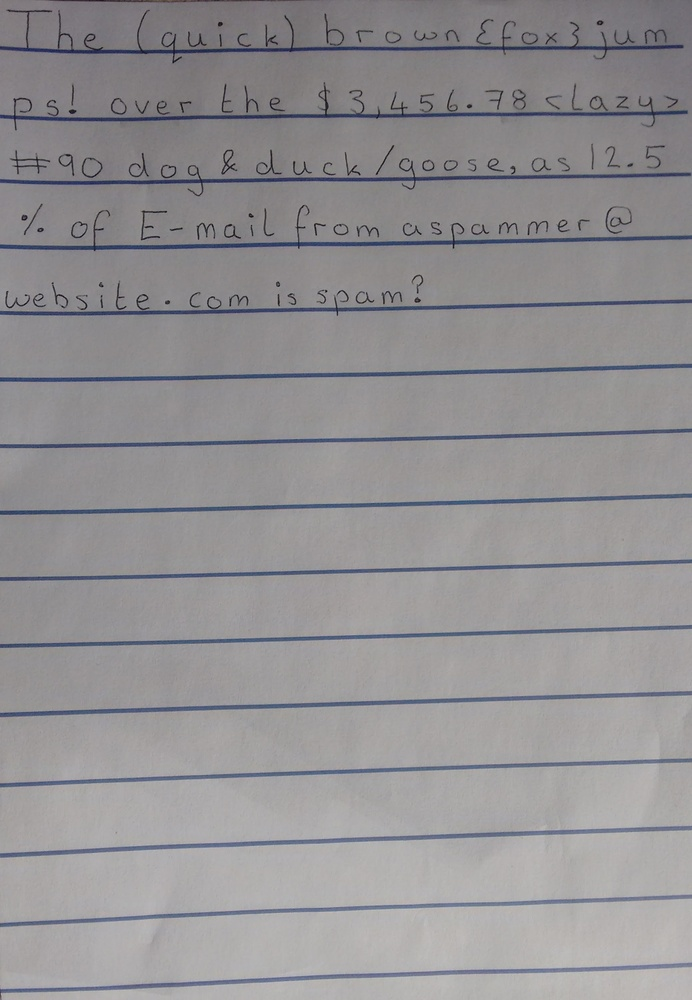
#> input picture tesseract_training_data/testing_tesseract_performance/test_training_blue/eng.ryan.exp0a.jpg, 692 x 1000 px, shrunk from 1810 x 2617 before the run
$ python remove_blue.py eng.ryan.exp0a.jpg
#> lines starting #> are read from the running program, lines starting #| are printed output that depends on the picture; after the words box and inside, x2 and y2 are one past the last pixel; in counts of white or black regions, pixels touching at a corner belong together
import cv2
import numpy as np
import copy
import sys
import os

img = cv2.imread(sys.argv[1])
#> img is the input picture: shape (1000, 692, 3); mean B, G, R 147.2, 144.8, 146.6
height, width, depth = img.shape
#> height = 1000; width = 692; depth = 3

hsv = cv2.cvtColor(img, cv2.COLOR_BGR2HSV)
#> hsv: shape (1000, 692, 3); mean H, S, V 101.4, 10.7, 149.2

lower_blue = np.array([110,50,50])
upper_blue = np.array([130,255,255])

#http://stackoverflow.com/questions/17877940/define-black-region-in-hsv-color-space
lower_black = np.array([0,0,0])
upper_black = np.array([175,20, 95])

kernel = np.ones((2,2),np.uint8)

# OpenCV library tutorials
hsv = cv2.erode(hsv,kernel,iterations = 1)
#> hsv: shape (1000, 692, 3); mean H, S, V 88.4, 8.7, 146.3

#OpenCV library tutorials
mask_black = cv2.inRange(hsv, lower_black, upper_black)
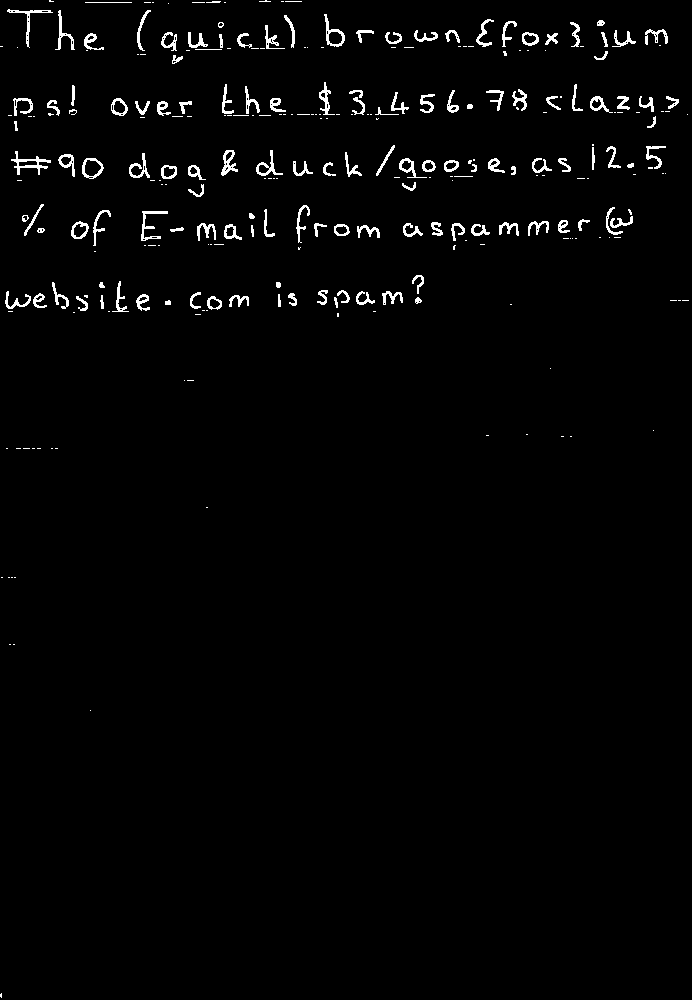
#> mask_black: shape (1000, 692); 2% white in thin lines or dots

# Zeros Adapted from http://stackoverflow.com/questions/16235955/create-a-multichannel-zeros-mat-in-python-with-cv2
mask = np.zeros((height,width),np.uint8)

# Found a better way than itterating over the whole pixels http://stackoverflow.com/questions/30331944/finding-red-color-using-python-opencv
mask[np.where(mask_black == 0)] = 255

kernel = np.ones((5,5),np.uint8)

mask = cv2.erode(mask,kernel,iterations = 1)


thresh7 = cv2.adaptiveThreshold(mask, 255, cv2.ADAPTIVE_THRESH_GAUSSIAN_C, cv2.THRESH_BINARY, 13, 2)


filename, file_extension = os.path.splitext(sys.argv[1])

image_path = filename + ".tiff"

cv2.imwrite(image_path, thresh7)
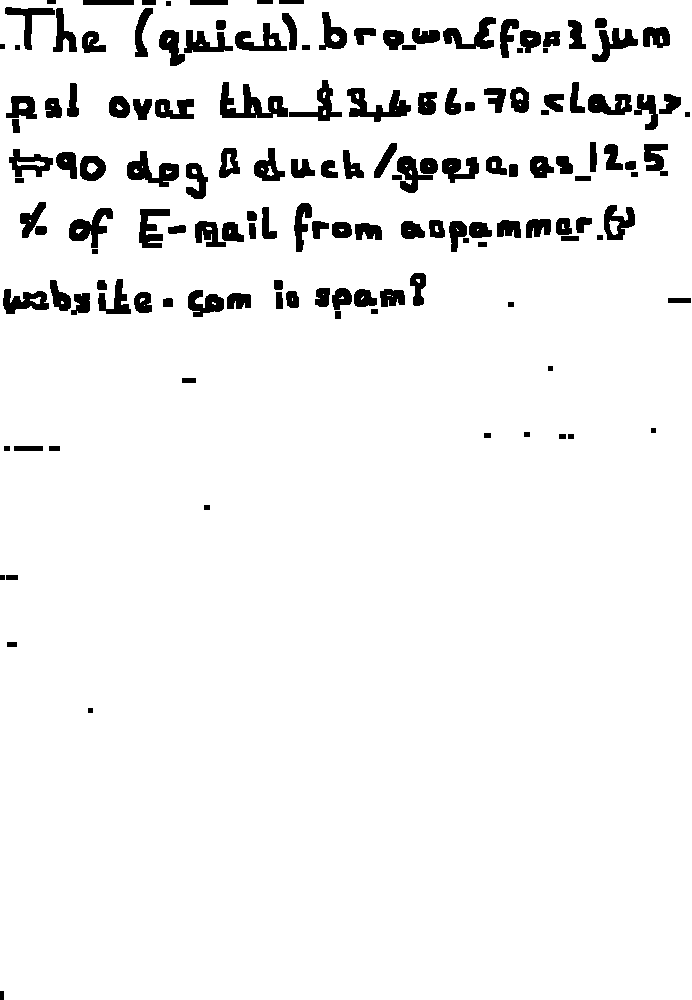
#> saved as eng.ryan.exp0a.tiff: shape (1000, 692); 94% white; 147 black regions, largest, box (x1, y1, x2, y2) and area: (220, 82, 288, 118) 1197, (347, 88, 411, 122) 995, (127, 151, 179, 187) 895

$ run again, on tesseract_training_data/testing_tesseract_performance/test_training_blue/eng.ryan.exp1b.jpg
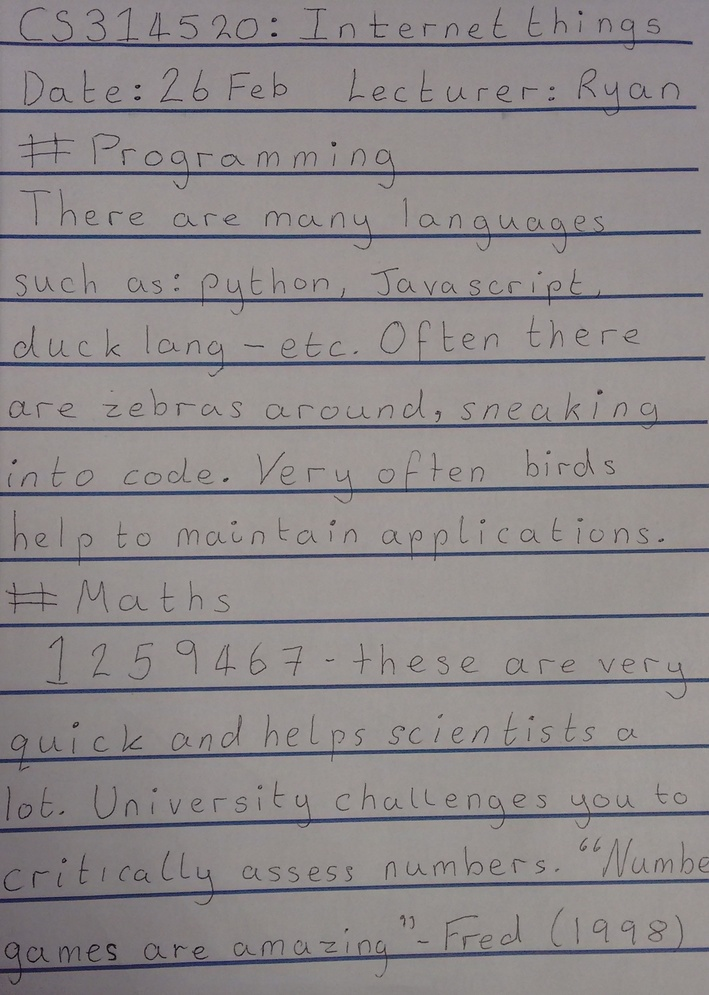
#> input picture tesseract_training_data/testing_tesseract_performance/test_training_blue/eng.ryan.exp1b.jpg, 709 x 995 px, shrunk from 1591 x 2232 before the run
#> img is the input picture: shape (995, 709, 3); mean B, G, R 137.6, 136.6, 141.4
#> `mask_black = cv2.inRange(hsv, lower_black, upper_black)`:
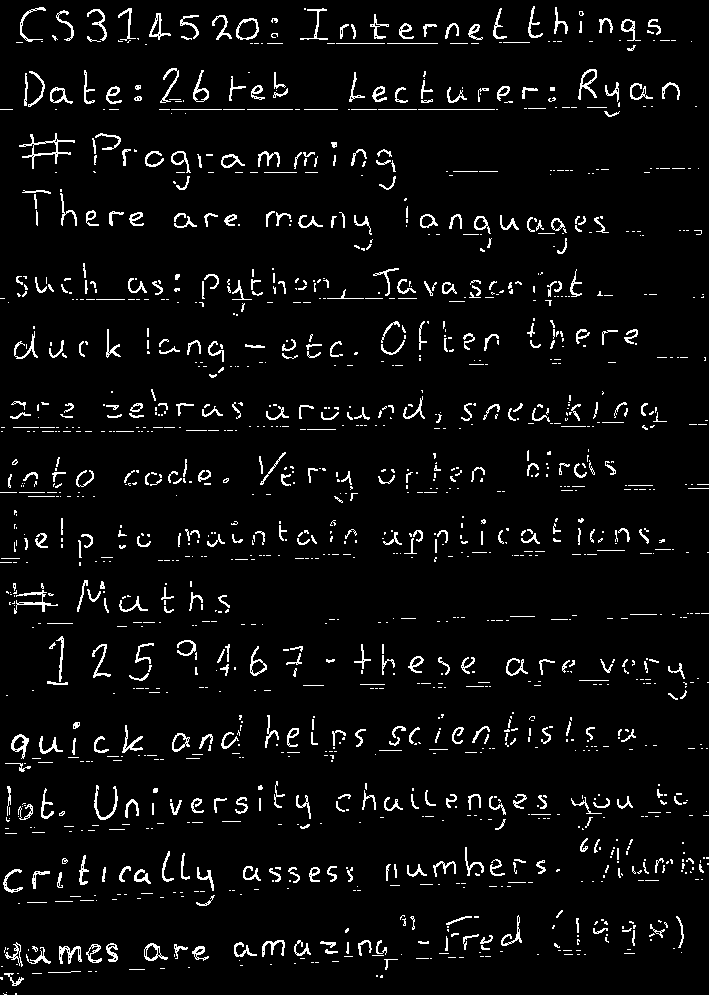
#> mask_black: shape (995, 709); 4.8% white in thin lines or dots
#> `cv2.imwrite(image_path, thresh7)`:
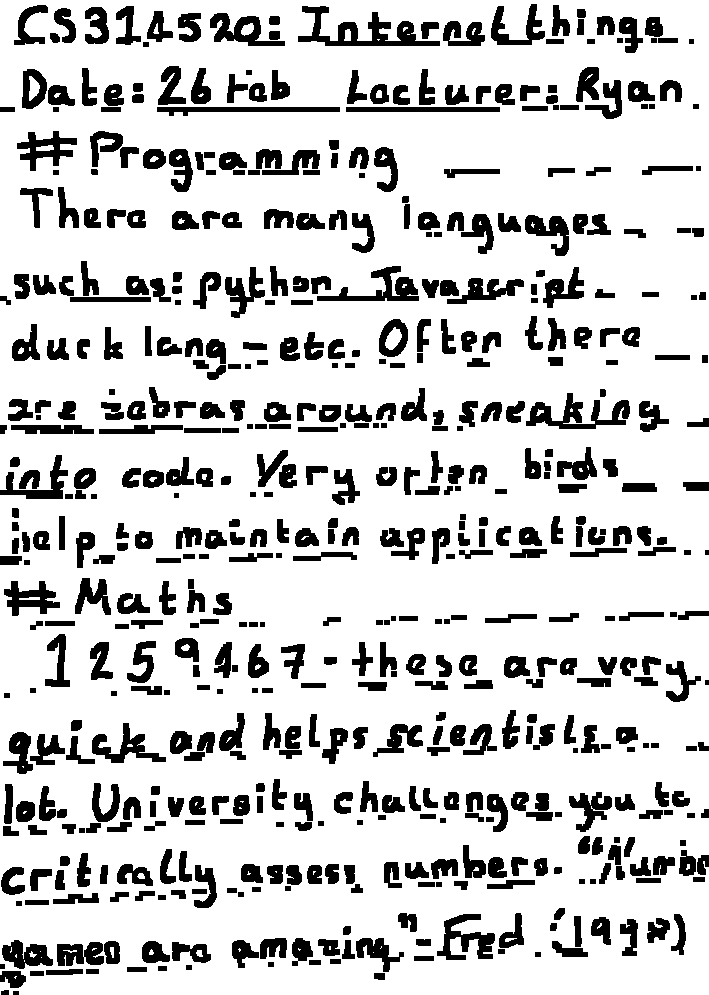
#> saved as eng.ryan.exp1b.tiff: shape (995, 709); 81% white; 574 black regions, largest, box (x1, y1, x2, y2) and area: (298, 6, 440, 46) 2031, (526, 393, 630, 429) 1572, (317, 266, 419, 301) 1292

$ run again, on tesseract_training_data/testing_tesseract_performance/test_training_blue/eng.ryan.exp1d.jpg
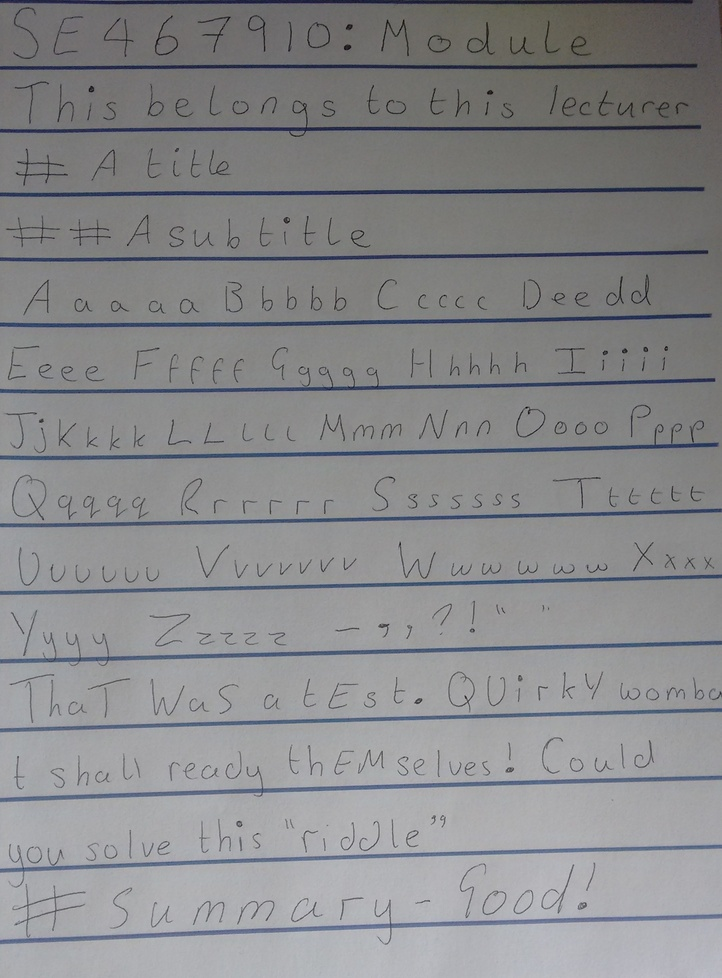
#> input picture tesseract_training_data/testing_tesseract_performance/test_training_blue/eng.ryan.exp1d.jpg, 722 x 978 px, shrunk from 1806 x 2447 before the run
#> img is the input picture: shape (978, 722, 3); mean B, G, R 139.2, 137, 136.4
#> `mask_black = cv2.inRange(hsv, lower_black, upper_black)`:
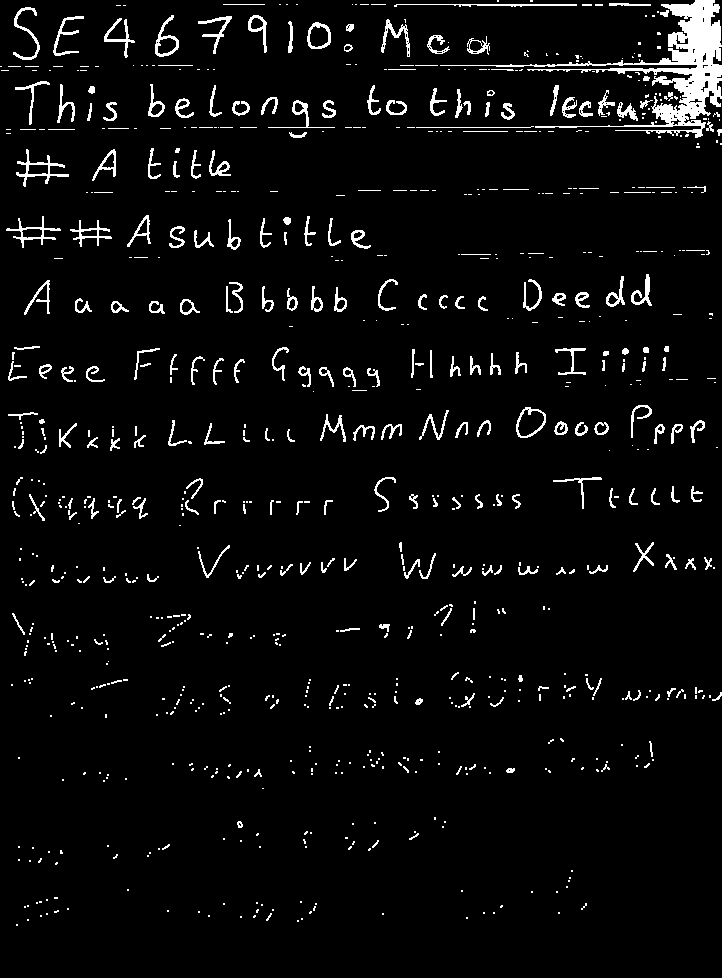
#> mask_black: shape (978, 722); 4.4% white; 875 white regions (626 under 20 px), largest, box (x1, y1, x2, y2) and area: (440, 0, 722, 138) 6436, (16, 149, 69, 187) 415, (6, 216, 61, 248) 334
#> `cv2.imwrite(image_path, thresh7)`:
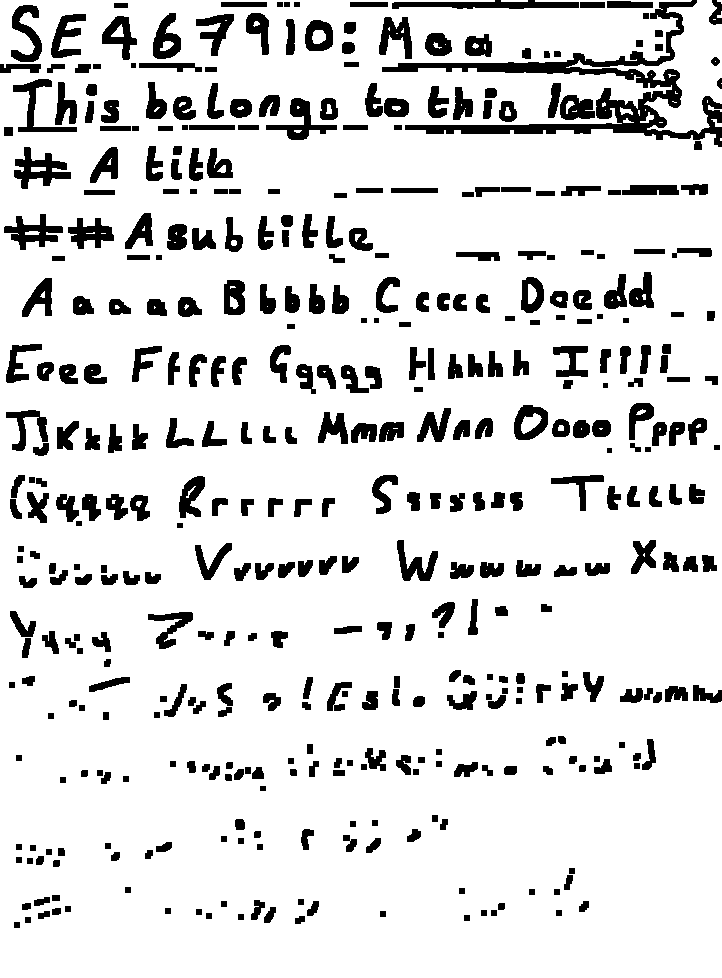
#> saved as eng.ryan.exp1d.tiff: shape (978, 722); 86.8% white; 436 black regions, largest, box (x1, y1, x2, y2) and area: (382, 0, 722, 147) 8480, (392, 0, 579, 9) 1125, (14, 147, 71, 189) 1104

$ run again, on tesseract_training_data/testing_tesseract_performance/test_training_blue/eng.ryan.exp1e.jpg
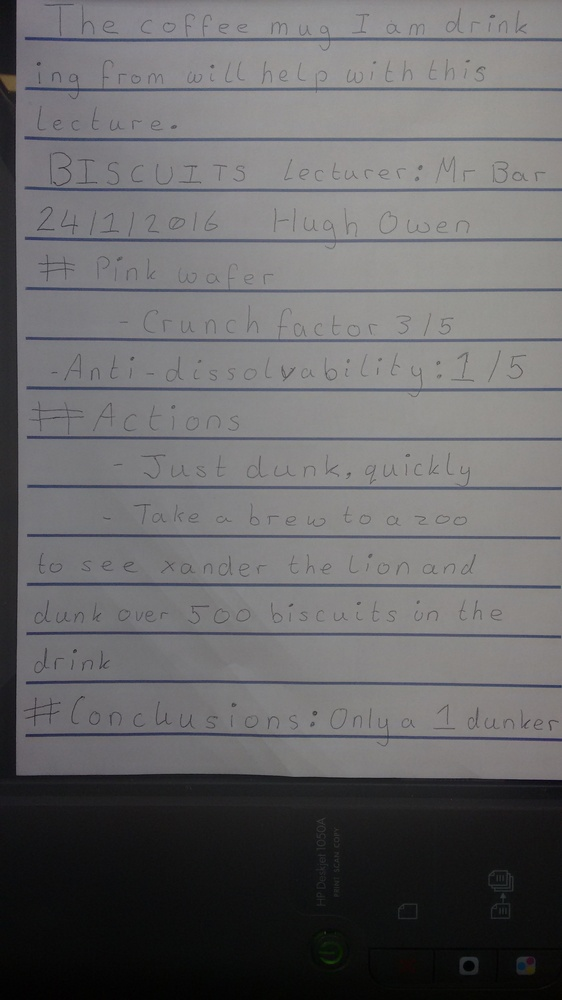
#> input picture tesseract_training_data/testing_tesseract_performance/test_training_blue/eng.ryan.exp1e.jpg, 562 x 1000 px, shrunk from 1836 x 3264 before the run
#> img is the input picture: shape (1000, 562, 3); mean B, G, R 104.2, 102.7, 103.4
#> `mask_black = cv2.inRange(hsv, lower_black, upper_black)`:
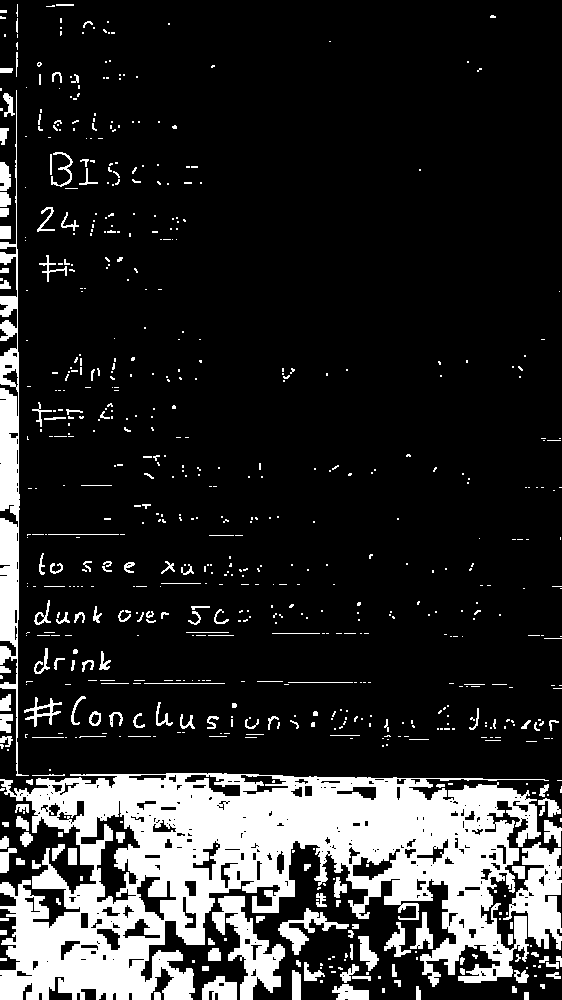
#> mask_black: shape (1000, 562); 16.9% white; 702 white regions (530 under 20 px), largest, box (x1, y1, x2, y2) and area: (0, 773, 549, 1000) 65394, (0, 90, 29, 776) 6496, (503, 842, 562, 950) 3267
#> `cv2.imwrite(image_path, thresh7)`:
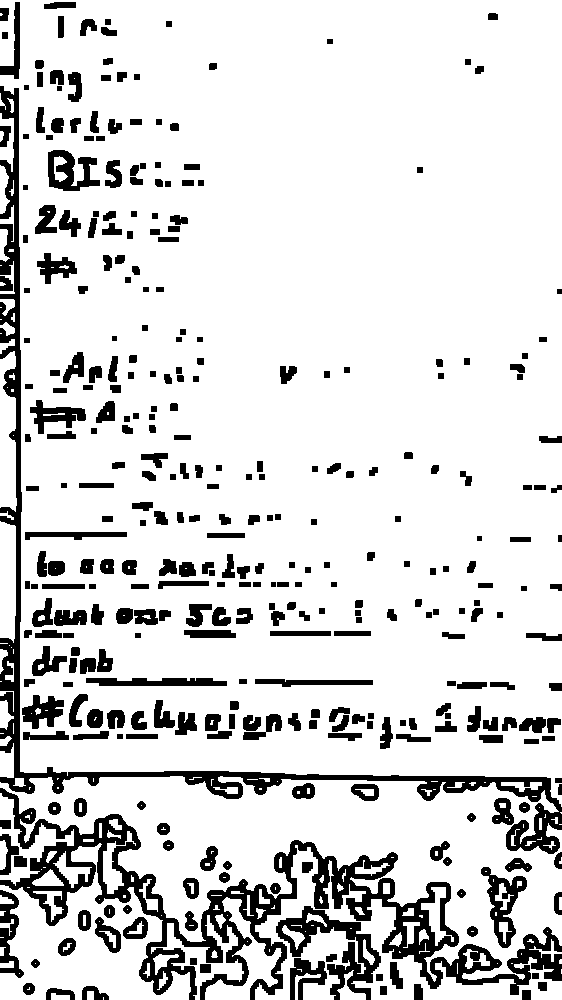
#> saved as eng.ryan.exp1e.tiff: shape (1000, 562); 85% white; 342 black regions, largest, box (x1, y1, x2, y2) and area: (0, 788, 562, 1000) 21504, (0, 86, 562, 854) 13790, (276, 906, 381, 1000) 3056
